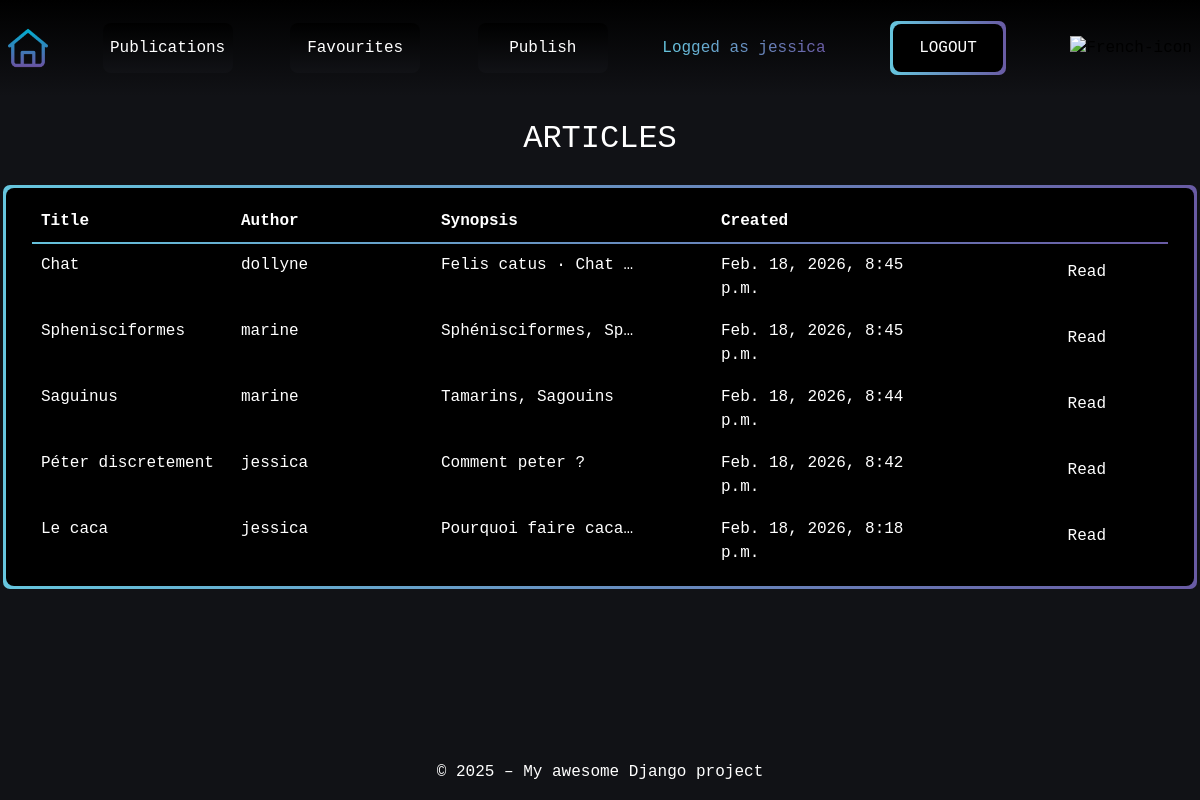
The page /en/articles/ (signed in) on the database its author committed.
### articles/models.py (models this page shows, shortened)
class Article(models.Model):
    title = models.CharField(max_length=64, null=False)
    author = models.ForeignKey(
        settings.AUTH_USER_MODEL,
        on_delete=models.CASCADE,
        related_name="article",
        null=False
    )
    created = models.DateTimeField(auto_now_add=True, null=False)
    synopsis = models.CharField(max_length=312, null=False)
    content = models.TextField(null=False)

### articles/views.py (the view)
# urls.py: path('', ArticleListView.as_view(), name='articles-list'),
class ArticleListView(ListView):
    model = Article
    template_name = "articles/list.html"
    context_object_name = "articles"
    ordering = ['-created']

### users/context_processors.py (called while the page is built)
def login_form(request):
    return {"login_form": CustomLoginForm()}

### articles/templates/articles/list.html
{% extends "base.html" %}
{% load i18n %}
{% load static %}
{% block extra_css %}
 <link rel="stylesheet" href="{% static 'articles/css/articles.css' %}">
{% endblock %}
{% block content %}
<div class="page-content">
    <h2 class="text-center m-4">ARTICLES</h2>
    <div class="tables div-wrapper">
        <table class="div-overlay">
            <thead>
                <tr class="d-flex ">
                    <th> {% trans "Title" %} </th>
                    <th> {% trans "Author" %} </th>
                    <th class="w-25"> {% trans "Synopsis" %} </th>
                    <th> {% trans "Created" %} </th>
                    <th></th>
                </tr>
            </thead>
            <tbody>
                {% for article in articles %}
                    <tr class="text-cut">
                        <td>{{ article.title }}</td>
                        <td> {{ article.author }} </td>
                        <td class="w-25"> {{ article.synopsis|truncatechars:20 }} </td>
                        <td> {{ article.created }} </td>
                        <td class="text-end">
                            <a href="{% url 'articles:article-detail' article.id %}" class="btn">{% trans "Read" %}</a>
                        </td>
                    </tr>
                {% endfor %}
            </tbody>
        </table>
    </div>
</div>
{% endblock %}

### templates/base.html (shortened to what this page needs)
{% load static %}
{% load django_browser_reload %}
{% load django_bootstrap5 %}
{% load i18n %}
<!DOCTYPE html>
<html lang="{{ LANGUAGE_CODE }}">
    <head>
        {% bootstrap_css %}
        {% block style %}<link rel="stylesheet" href="{% static 'css/style.css' %}">{% endblock %}
        {% block extra_css %}{% endblock %}
        <link rel="stylesheet" href="https://cdn.jsdelivr.net/npm/bootstrap-icons@1.11.1/font/bootstrap-icons.css">
    </head>
    <body class="">
        <div class="text-white page-container w-auto d-flex flex-column">
            <header class="w-100 d-flex">
                <nav class="w-100 h-auto p-2 d-flex flex-row justify-content-between align-items-center">
                    <div class="fw-bold">
                        <a href="{% url 'home' %}" >
                            <img src={% static 'images/home.png' %} alt="home-icon" style="width: 40px;" class="">
                        </a>
                    </div>
                    {% if user.is_authenticated or user.is_staff %}
                     <div class="btn-nav-wrapper">
                        <a href="{% url 'articles:user-publications' %}" class="btn-nav-overlay">{% trans "Publications" %}</a>
                    </div>
                    <div class="btn-nav-wrapper">
                        <a href="{% url 'articles:favourites-list' %}" class="btn-nav-overlay">{% trans "Favourites" %}</a>
                    </div>
                     <div class="btn-nav-wrapper">
                        <a href="{% url 'articles:publish-articles' %}" class="btn-nav-overlay">{% trans "Publish" %}</a>
                    </div>
                    <div class="logged">
                        <span>{% trans "Logged as" %} {{ request.user.username}}</span>
                    </div>
                    <div class="btn-wrapper">
                        <form method="post" action="{% url 'logout' %}">
                            <button
                                type="submit"
                                onclick="return confirm('Do you want to logout ?');"
                                class="btn btn-overlay">
                                {% trans "LOGOUT" %}
                            </button>
                        </form>
                    </div>
                    {% endif %}
                    <form action="{% url 'set_language' %}" method="post" class="language">
                        {% get_current_language as CURRENT_LANGUAGE %}
                        {% if CURRENT_LANGUAGE == "en" %}
                            <button class ="icons" type="submit" name="language" value="fr">
                                <img src={% static '/images/french.png' %} alt="French-icon">
                            </button>
                        {% else %}
                            <button class="icons" type="submit" name="language" value="en">
                                <img src={% static 'images/english.png' %} alt="English-icon">
                            </button>
                        {% endif %}
                    </form>
                </nav>
            </header>
            <main class="d-flex flex-fill justify-content-center ">
                <div class="toast-container position-fixed bottom-0 end-0 p-3">
                </div>
                {% block content %}{% endblock %}
            </main>
            <footer class="text-center">
                <p>© 2025 – {% trans "My awesome Django project" %}</p>
            </footer>
        </div>
    </body>
</html>

### static/css/style.css (style rules this page uses)
:root { --blue: #66C6DE; --purple: #695BA4; }
html, body { background-color: #111216; width: 100%; height: 100%; font-family: 'Courier New', Courier, monospace; ; }
.page-container { width: 100%; height: 100%; display: flex; flex-direction: column; align-items: center; }
header { background-color: black; background-image: linear-gradient(to bottom, #000000, #111216); }
.icons { background-color: transparent; border: 0; padding: 0; }
.btn-wrapper, .div-wrapper { position: relative; display: flex; align-items: center; margin: 10px; padding: 3px; background-clip: padding-box, border-box; border:3px solid transparent; font-size: 16px; color: white; background-color: transparent; border-radius: 10px; border: 3px solid transparent; background-image: linear-gradient(90deg, var(--blue), var(--purple)); }
.btn-overlay, .div-overlay { display: flex; justify-content: center; justify-items: center; width: 100%; position: relative; padding: 12px 26px; font-size: 16px; color: white; background-color: black; border: none; border-radius: 8px; transition: background-color 0.3s ease, transform 0.2s ease; outline: none; box-shadow: none; }
.btn { transition: all 0.2s ease-in-out; cursor: pointer; color: white; }
.btn-nav-wrapper { padding: 3px; background-clip: padding-box, border-box; }
.btn-nav-overlay { background-image: linear-gradient(to bottom, #000000, #111216); color: white; height: 50px; width: 130px; text-align: center; display: flex; justify-content: center; align-items: center; border-radius: 0.50rem; font-size: 16px; }
a { text-decoration: none; color: inherit; }
.logged { background: linear-gradient(to right, var(--blue), var(--purple)); -webkit-background-clip: text; -webkit-text-fill-color: transparent; }

### articles/static/articles/css/articles.css (style rules this page uses)
.tables { display: flex; justify-content: center; align-items: center; }
table { width: 100%; display: flex; flex-direction: column; }
@media (min-width: 1200px) { .tables { width: 1200px; } }
thead { border-bottom: 2px solid; border-image: linear-gradient(135deg, var(--blue), var(--purple)) 1; }
th { width: 200px; display: flex; justify-content: space-between; }
tr { display: flex; text-align: start; padding: 0.5rem; text-align: start; }
td { width: 200px; text-align: start; }
.language { text-align: end; border-radius: 90%; }
.text-cut { overflow-wrap: break-word; white-space: normal; }

### rows shown on the page
Article: title "Chat", author "dollyne", synopsis "Felis catus · Chat …", created "Feb. 18, 2026, 8:45 p.m."
Article: title "Sphenisciformes", author "marine", synopsis "Sphénisciformes, Sp…", created "Feb. 18, 2026, 8:45 p.m."
Article: title "Saguinus", author "marine", synopsis "Tamarins, Sagouins", created "Feb. 18, 2026, 8:44 p.m."
Article: title "Péter discretement", author "jessica", synopsis "Comment peter ?", created "Feb. 18, 2026, 8:42 p.m."
Article: title "Le caca", author "jessica", synopsis "Pourquoi faire caca…", created "Feb. 18, 2026, 8:18 p.m."

### other values the page prints
{{ request.user.username }} "jessica"
